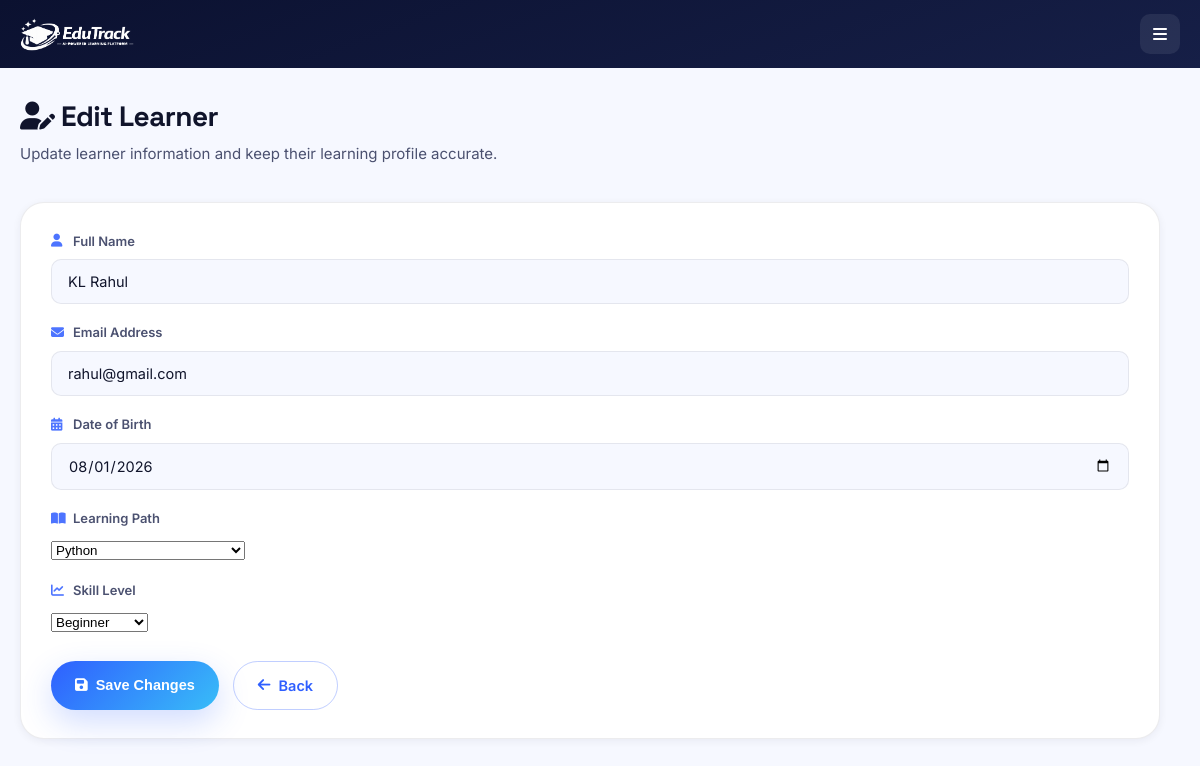
Page /edit/1 (signed in) on the committed database.
### tables this page shows
CREATE TABLE learners(

        id INTEGER PRIMARY KEY AUTOINCREMENT,

        name TEXT NOT NULL,

        email TEXT UNIQUE NOT NULL,

        password TEXT NOT NULL,

        date_of_birth TEXT NOT NULL,

        skill TEXT NOT NULL,

        level TEXT NOT NULL,

        points INTEGER DEFAULT 0,

        joined_date TEXT NOT NULL

    );

### app.py (the view, shortened to what this page needs)
@app.route("/edit/<int:id>", methods=["GET", "POST"])
def edit_learner(id):
    if "admin_id" not in session:
        return redirect(url_for("admin_login"))
    connection = sqlite3.connect("database/edutrack.db")
    connection.row_factory = sqlite3.Row
    cursor = connection.cursor()
    cursor.execute(
        "SELECT * FROM learners WHERE id=?",
        (id,)
    )
    learner = cursor.fetchone()
    connection.close()
    return render_template(
        "edit.html",
        learner=learner
    )

### templates/edit.html (shortened to what this page needs)
<!DOCTYPE html>
<html lang="en">
<head>
    <link rel="stylesheet"
          href="{{ url_for('static', filename='css/app.css') }}">
    <link rel="stylesheet"
          href="https://cdnjs.cloudflare.com/ajax/libs/font-awesome/6.7.2/css/all.min.css">
</head>
<body>
<div class="dashboard-container">
    <aside class="sidebar">
        <div class="sidebar-logo">
            <img src="{{ url_for('static', filename='images/edutrack-logo.png') }}"
                 alt="EduTrack Logo">
        </div>
        <button class="sidebar-toggle" aria-label="Toggle menu">
            <i class="fa-solid fa-bars"></i>
        </button>
    </aside>
    <main class="dashboard-content">
        <section class="page-header">
            <h1>
                <i class="fa-solid fa-user-pen"></i>
                Edit Learner
            </h1>
            <p>
                Update learner information and keep their learning profile accurate.
            </p>
        </section>
        <section class="profile-card">
            <form action="{{ url_for('edit_learner', id=learner['id']) }}"
                  method="POST">
                <div class="form-group">
                    <label>
                        <i class="fa-solid fa-user"></i>
                        Full Name
                    </label>
                    <input
                        type="text"
                        name="learner_name"
                        value="{{ learner['name'] }}"
                        required>
                </div>
                <div class="form-group">
                    <label>
                        <i class="fa-solid fa-envelope"></i>
                        Email Address
                    </label>
                    <input
                        type="email"
                        name="learner_email"
                        value="{{ learner['email'] }}"
                        required>
                </div>
                <div class="form-group">
                    <label>
                        <i class="fa-solid fa-calendar-days"></i>
                        Date of Birth
                    </label>
                    <input
                        type="date"
                        name="learner_dob"
                        value="{{ learner['date_of_birth'] }}"
                        required>
                </div>
                <div class="form-group">
                    <label>
                        <i class="fa-solid fa-book-open"></i>
                        Learning Path
                    </label>
                    <select
                        name="learner_skill"
                        required>
                        <option value="Python" {% if learner["skill"]=="Python" %}selected{% endif %}>Python</option>
                    </select>
                </div>
                <div class="form-group">
                    <label>
                        <i class="fa-solid fa-chart-line"></i>
                        Skill Level
                    </label>
                    <select
                        name="learner_level"
                        required>
                        <option value="Beginner" {% if learner["level"]=="Beginner" %}selected{% endif %}>Beginner</option>
                    </select>
                </div>
                <div class="edit-buttons">
                    <button
                        type="submit"
                        class="save-btn">
                        <i class="fa-solid fa-floppy-disk"></i>
                        Save Changes
                    </button>
                    <a href="{{ url_for('admin_dashboard') }}"
                       class="cancel-btn">
                        <i class="fa-solid fa-arrow-left"></i>
                        Back
                    </a>
                </div>
            </form>
        </section>
    </main>
</div>
</body>
</html>

### static/css/app.css (style rules this page uses)
:root { --navy-950: #0b1130; --navy-900: #0f1638; --navy-800: #161f47; --blue-600: #2f5fff; --blue-500: #4d74ff; --blue-400: #7c9cff; --sky-400: #38bdf8; --amber-400: #ffb020; --green-500: #16a34a; --bg-page: #f6f8ff; --bg-card: #ffffff; --text-900: #10142b; --text-600: #4b5170; --text-400: #7a80a0; --border-soft: rgba(16, 20, 43, 0.08); --grad-primary: linear-gradient(135deg, #2f5fff 0%, #38bdf8 100%); --grad-dark: linear-gradient(160deg, #0b1130 0%, #161f47 100%); --shadow-sm: 0 2px 8px rgba(16, 20, 43, 0.06); --shadow-md: 0 10px 30px rgba(16, 20, 43, 0.08); --shadow-lg: 0 20px 60px rgba(16, 20, 43, 0.14); --shadow-glow: 0 12px 32px rgba(47, 95, 255, 0.22); --r-sm: 10px; --r-md: 16px; --r-lg: 24px; --r-pill: 999px; --font-display: "Space Grotesk", "Segoe UI", sans-serif; --font-body: "Inter", "Segoe UI", sans-serif; --font-mono: "JetBrains Mono", monospace; --ease: cubic-bezier(0.22, 1, 0.36, 1); --sidebar-w: 264px; }
* { margin: 0; padding: 0; box-sizing: border-box; }
body { font-family: var(--font-body); background: var(--bg-page); color: var(--text-900); line-height: 1.6; -webkit-font-smoothing: antialiased; }
img { max-width: 100%; display: block; }
a { text-decoration: none; color: inherit; }
h1, h2, h3, h4 { font-family: var(--font-display); color: var(--text-900); letter-spacing: -0.02em; line-height: 1.2; }
.dashboard-container { display: flex; min-height: 100vh; }
.sidebar { width: var(--sidebar-w); flex-shrink: 0; background: var(--grad-dark); color: rgba(255, 255, 255, 0.85); padding: 28px 20px; position: sticky; top: 0; height: 100vh; display: flex; flex-direction: column; z-index: 100; }
.sidebar-logo { padding: 4px 10px 28px; }
.sidebar-logo img { height: 34px; filter: brightness(0) invert(1); }
.sidebar-toggle { display: none; }
.dashboard-content { flex: 1; padding: 44px 48px 64px; max-width: 1180px; }
.page-header, .courses-header { margin-bottom: 36px; }
.page-header h1, .courses-header h1 { font-size: 28px; margin-bottom: 8px; }
.page-header p, .courses-header p { color: var(--text-600); font-size: 15px; }
.profile-card { background: var(--bg-card); border: 1px solid var(--border-soft); border-radius: var(--r-lg); padding: 28px 30px; margin-bottom: 36px; box-shadow: var(--shadow-sm); }
.form-group { margin-bottom: 18px; }
.form-group label { display: flex; align-items: center; gap: 8px; font-size: 13px; font-weight: 600; color: var(--text-600); margin-bottom: 8px; }
.form-group label i { color: var(--blue-500); width: 14px; }
.form-group input { width: 100%; padding: 13px 16px; border-radius: var(--r-sm); border: 1.5px solid var(--border-soft); font-family: var(--font-body); font-size: 14.5px; color: var(--text-900); background: var(--bg-page); transition: border-color 0.25s var(--ease), box-shadow 0.25s var(--ease); }
.edit-buttons { display: flex; gap: 14px; margin-top: 26px; flex-wrap: wrap; }
.save-btn { display: inline-flex; align-items: center; justify-content: center; gap: 8px; padding: 12px 24px; border-radius: var(--r-pill); background: var(--grad-primary); color: #fff; font-weight: 600; font-size: 14.5px; border: none; cursor: pointer; box-shadow: var(--shadow-glow); transition: transform 0.3s var(--ease), box-shadow 0.3s var(--ease); }
.cancel-btn { display: inline-flex; align-items: center; justify-content: center; gap: 8px; padding: 12px 24px; border-radius: var(--r-pill); background: transparent; color: var(--blue-600); border: 1.5px solid rgba(47, 95, 255, 0.3); font-weight: 600; font-size: 14.5px; transition: all 0.3s var(--ease); }
.dashboard-container { flex-direction: column; }
.sidebar { position: sticky; top: 0; height: auto; width: 100%; flex-direction: row; align-items: center; padding: 14px 20px; z-index: 200; }
.sidebar-logo { padding: 0; margin-right: auto; }
.sidebar-toggle { display: flex; align-items: center; justify-content: center; width: 40px; height: 40px; border-radius: var(--r-sm); background: rgba(255, 255, 255, 0.08); color: #fff; border: none; font-size: 16px; cursor: pointer; }
.dashboard-content { padding: 32px 20px 48px; }

### rows in the picture
learners: learner_name "KL Rahul", learner_email "rahul@gmail.com", learner_dob "08/01/2026", learner_skill "Python", learner_level "Beginner"
